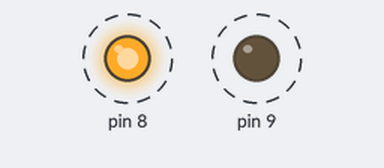
Simulated run of this sketch. Board: Arduino Uno, built with avr-gcc and run on an emulated ATmega328P. Shown: output pins drawn as LEDs (lit = HIGH). Dashed ring = blinking.

Above: at 0.5 s.
Timing chart, 0 to 5.8 s (numbered marks = the images above):
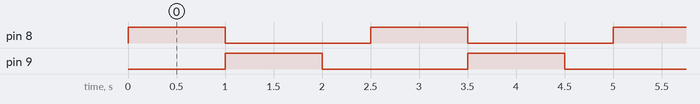

Measured:
- by itself, pin 8, pin 9: alternates HIGH for 1.0 s and LOW for 1.5 s
- by itself, everything shown: repeats every 2.5 s, in 3 steps

The sketch:

sketch_jun6a.ino
```cpp
struct LightPoliceInit {
  int redLight;
  int blueLight;
  unsigned long prevMillis;
  int currentState;
};

LightPoliceInit lightPolice = { 8, 9, 0, 0};

void setup() {
  pinMode(lightPolice.blueLight, OUTPUT);
  pinMode(lightPolice.redLight, OUTPUT);
}

void light_police_update(LightPoliceInit *lp) {
  unsigned long currentMillis = millis();
  switch (lp->currentState) {
    case 0:
      digitalWrite(lp->redLight, HIGH);
      digitalWrite(lp->blueLight, LOW);
      if ((currentMillis - lp->prevMillis) >= 1000) {
        lp->prevMillis = currentMillis;
        lp->currentState = 1;
      }
      break;
    case 1:
      digitalWrite(lp->redLight, LOW);
      digitalWrite(lp->blueLight, HIGH);
      if ((currentMillis - lp->prevMillis) >= 1000) {
        lp->prevMillis = currentMillis;
        lp->currentState = 2;
      }
      break;
    default:
      digitalWrite(lp->redLight, LOW);
      digitalWrite(lp->blueLight, LOW);
      if ((currentMillis - lp->prevMillis) >= 500) {
        lp->prevMillis = currentMillis;
        lp->currentState = 0;
      }
      break;
  }
}

void loop() {
  light_police_update(&lightPolice);
}
```
